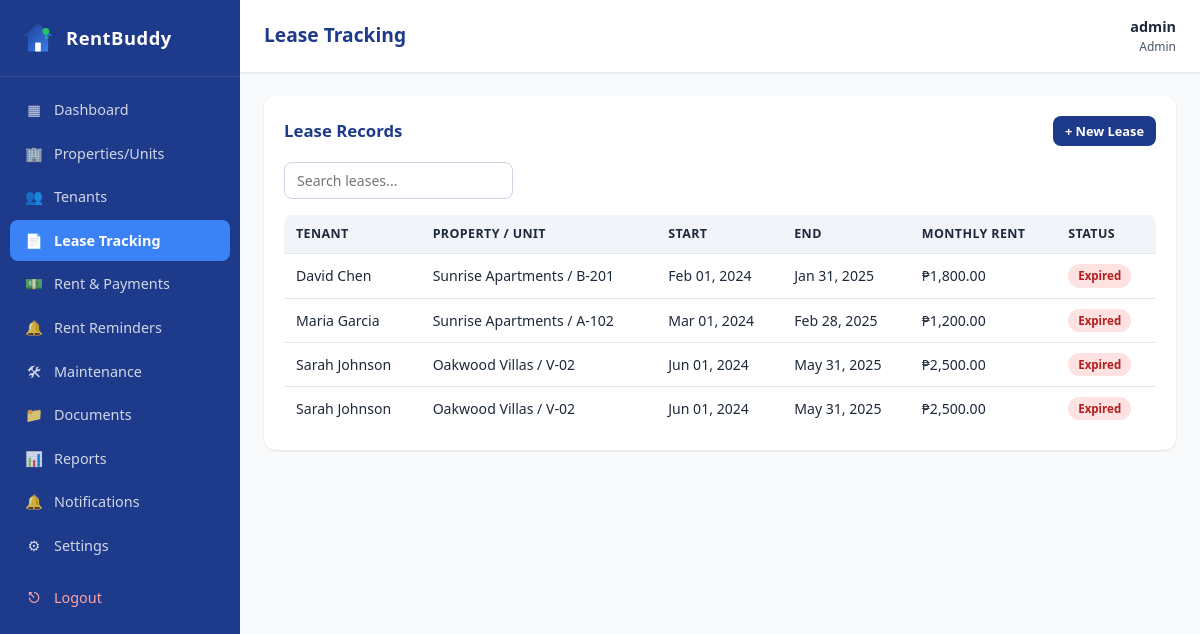
Page /admin/leases.php (signed in) on the committed database.
### tables this page shows
CREATE TABLE `leases` (
  `id` int(11) NOT NULL,
  `tenant_id` int(11) NOT NULL,
  `unit_id` int(11) NOT NULL,
  `start_date` date NOT NULL,
  `end_date` date NOT NULL,
  `monthly_rent` decimal(10,2) NOT NULL,
  `deposit` decimal(10,2) DEFAULT 0.00,
  `status` enum('active','expiring','expired','terminated') DEFAULT 'active',
  `created_at` timestamp NOT NULL DEFAULT current_timestamp()
);

CREATE TABLE `tenants` (
  `id` int(11) NOT NULL,
  `full_name` varchar(100) NOT NULL,
  `contact_number` varchar(20) DEFAULT NULL,
  `email` varchar(100) DEFAULT NULL,
  `address` varchar(255) DEFAULT NULL,
  `unit_id` int(11) DEFAULT NULL,
  `created_at` timestamp NOT NULL DEFAULT current_timestamp()
);

CREATE TABLE `properties` (
  `id` int(11) NOT NULL,
  `name` varchar(100) NOT NULL,
  `address` varchar(255) NOT NULL,
  `city` varchar(100) DEFAULT NULL,
  `description` text DEFAULT NULL,
  `created_at` timestamp NOT NULL DEFAULT current_timestamp()
);

CREATE TABLE `units` (
  `id` int(11) NOT NULL,
  `property_id` int(11) NOT NULL,
  `unit_number` varchar(20) NOT NULL,
  `bedrooms` int(11) DEFAULT 1,
  `bathrooms` int(11) DEFAULT 1,
  `monthly_rent` decimal(10,2) NOT NULL,
  `status` enum('available','occupied','maintenance') DEFAULT 'available',
  `created_at` timestamp NOT NULL DEFAULT current_timestamp()
);

### admin/leases.php (the view, shortened to what this page needs)
<?php
require_once __DIR__ . '/../includes/auth.php';
$leases = $pdo->query("
    SELECT l.*, t.full_name, u.unit_number, p.name AS property_name
    FROM leases l
    JOIN tenants t ON t.id = l.tenant_id
    JOIN units u ON u.id = l.unit_id
    JOIN properties p ON p.id = u.property_id
    ORDER BY l.end_date ASC
")->fetchAll();
include __DIR__ . '/../includes/header.php';
?>
<div class="card">
    <div class="card-header">
        <h3>Lease Records</h3>
        <button class="btn btn-primary btn-sm" data-modal-open="modalAddLease">+ New Lease</button>
    </div>
    <div class="toolbar">
        <input type="text" placeholder="Search leases..." data-table-search="#leasesTable">
    </div>
    <div class="table-wrap">
        <table id="leasesTable">
            <thead>
                <tr><th>Tenant</th><th>Property / Unit</th><th>Start</th><th>End</th><th>Monthly Rent</th><th>Status</th></tr>
            </thead>
            <tbody>
            <?php foreach ($leases as $l): ?>
                <tr>
                    <td><?= e($l['full_name']) ?></td>
                    <td><?= e($l['property_name'].' / '.$l['unit_number']) ?></td>
                    <td><?= date('M d, Y', strtotime($l['start_date'])) ?></td>
                    <td><?= date('M d, Y', strtotime($l['end_date'])) ?></td>
                    <td><?= money($l['monthly_rent']) ?></td>
                    <td><?= status_badge($l['status']) ?></td>
                </tr>
            <?php endforeach; ?>
            </tbody>
        </table>
    </div>
</div>
<?php include __DIR__ . '/../includes/footer.php'; ?>

### includes/functions.php (shortened to what this page needs)
<?php
function e($str) {
    return htmlspecialchars($str ?? '', ENT_QUOTES, 'UTF-8');
}
function status_badge($status) {
    $map = [
        'paid'         => 'badge-green',
        'unpaid'       => 'badge-gray',
        'pending'      => 'badge-yellow',
        'overdue'      => 'badge-red',
        'active'       => 'badge-green',
        'expiring'     => 'badge-yellow',
        'expired'      => 'badge-red',
        'terminated'   => 'badge-gray',
        'submitted'    => 'badge-blue',
        'under_review' => 'badge-yellow',
        'in_progress'  => 'badge-blue',
        'completed'    => 'badge-green',
        'cancelled'    => 'badge-gray',
        'available'    => 'badge-green',
        'occupied'     => 'badge-blue',
        'maintenance'  => 'badge-yellow',
        'low'          => 'badge-gray',
        'medium'       => 'badge-yellow',
        'high'         => 'badge-red',
        'urgent'       => 'badge-red',
        'upcoming'     => 'badge-green',
        'due'          => 'badge-yellow',
        'contract'     => 'badge-blue',
        'lease'        => 'badge-blue',
        'receipt'      => 'badge-green',
        'other'        => 'badge-gray',
        'info'         => 'badge-blue',
        'success'      => 'badge-green',
    ];
    $cls = $map[$status] ?? 'badge-gray';
    return '<span class="badge ' . $cls . '">' . e(ucwords(str_replace('_', ' ', $status))) . '</span>';
}
function money($amount) {
    return '₱' . number_format((float)$amount, 2);
}

### assets/css/style.css (style rules this page uses)
:root { --navy: #1e3a8a; --navy-dark: #172554; --blue: #3b82f6; --blue-light: #dbeafe; --green: #22c55e; --green-light: #dcfce7; --red: #ef4444; --red-light: #fee2e2; --yellow: #f59e0b; --yellow-light: #fef3c7; --gray-50: #f8fafc; --gray-100: #f1f5f9; --gray-200: #e2e8f0; --gray-300: #cbd5e1; --gray-600: #475569; --gray-800: #1e293b; --white: #ffffff; --radius: 12px; --radius-sm: 8px; --shadow: 0 1px 3px rgba(0,0,0,.08), 0 1px 2px rgba(0,0,0,.04); --shadow-lg: 0 10px 25px rgba(30,58,138,.12); --font: 'Segoe UI', system-ui, -apple-system, Roboto, sans-serif; }
* { box-sizing: border-box; margin: 0; padding: 0; }
html, body { height: 100%; }
body { font-family: var(--font); background: var(--gray-50); color: var(--gray-800); line-height: 1.5; -webkit-font-smoothing: antialiased; }
.btn { display: inline-flex; align-items: center; justify-content: center; gap: 6px; padding: 10px 18px; border: none; border-radius: var(--radius-sm); font-size: .9rem; font-weight: 600; cursor: pointer; transition: all .2s; font-family: inherit; text-decoration: none; }
.btn-primary { background: var(--navy); color: #fff; }
.btn-sm { padding: 6px 12px; font-size: .8rem; }
.card { background: var(--white); border-radius: var(--radius); box-shadow: var(--shadow); padding: 20px; margin-bottom: 20px; }
.card-header { display: flex; align-items: center; justify-content: space-between; margin-bottom: 16px; flex-wrap: wrap; gap: 10px; }
.card-header h3 { font-size: 1.05rem; color: var(--navy); }
.table-wrap { overflow-x: auto; border-radius: var(--radius-sm); }
table { width: 100%; border-collapse: collapse; font-size: .88rem; }
th, td { padding: 10px 12px; text-align: left; border-bottom: 1px solid var(--gray-200); }
th { background: var(--gray-100); font-weight: 600; color: var(--gray-800); font-size: .78rem; text-transform: uppercase; letter-spacing: .4px; white-space: nowrap; }
tbody tr:last-child td { border-bottom: none; }
.badge { display: inline-block; padding: 3px 10px; border-radius: 999px; font-size: .72rem; font-weight: 600; white-space: nowrap; }
.badge-red { background: var(--red-light); color: #b91c1c; }
.toolbar { display: flex; gap: 10px; flex-wrap: wrap; align-items: center; margin-bottom: 16px; }
.toolbar input, .toolbar select { padding: 8px 12px; border: 1px solid var(--gray-300); border-radius: var(--radius-sm); font-size: .88rem; font-family: inherit; }
.toolbar input { min-width: 200px; }

### rows in the picture
leases: tenant.full_name "David Chen", properties.name "Sunrise Apartments / B-201", start_date "Feb 01, 2024", end_date "Jan 31, 2025", monthly_rent "₱1,800.00", status "Expired"
leases: tenant.full_name "Maria Garcia", properties.name "Sunrise Apartments / A-102", start_date "Mar 01, 2024", end_date "Feb 28, 2025", monthly_rent "₱1,200.00", status "Expired"
leases: tenant.full_name "Sarah Johnson", properties.name "Oakwood Villas / V-02", start_date "Jun 01, 2024", end_date "May 31, 2025", monthly_rent "₱2,500.00", status "Expired"

### other values in the picture
$page_title "Lease Tracking"
$user['username'] "admin"
$user['role'] "Admin"
